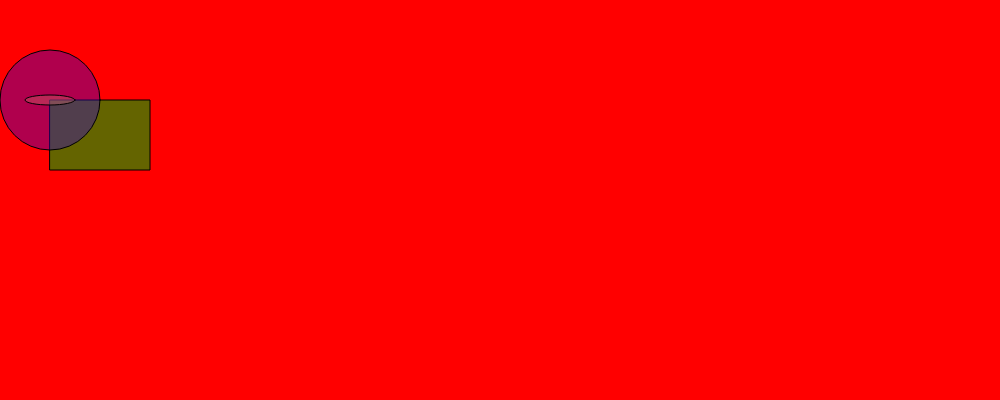
Frame 1 (no input)
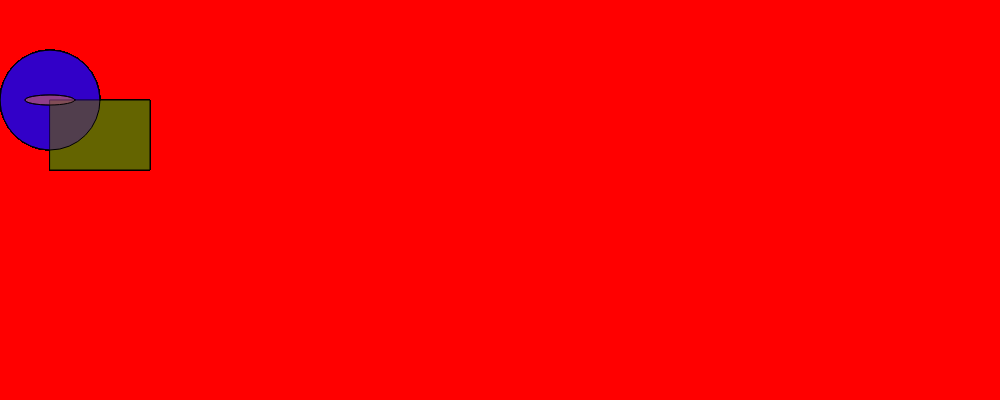
Frame 60 (no input)
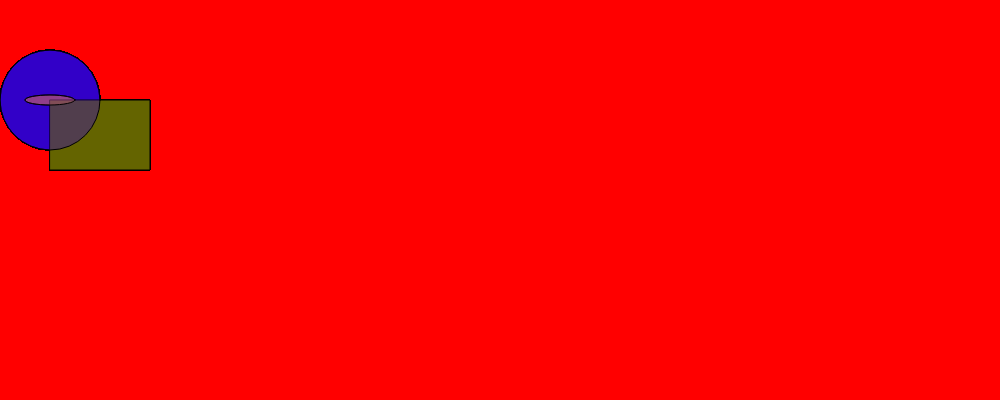
Frame 120 (the mouse pressed at the canvas centre since frame 60)

The p5.js sketch that drew these frames (run headless with seeded random() and noise() and a simulated clock; from frame 60 on, the mouse is pressed at the canvas centre):

// p5.js sketch
// ── sketch.js
function setup() {
  createCanvas(1000, 400);
  background(255, 0, 0);
}

function draw() {
	
	// This is a rectangle
	stroke(0);
	fill(100, 100, 0);
  rect(50, 100, 100, 70);
	
	// This is a traingle
	// noStroke();
	// fill(0, 0, 200, 98);
	// triangle(50, 50, 100, 100, 50, 200);
	
	// this is a circle
	// ellipseMode(CORNER);
	fill(50, 0, 200, 98);
	ellipse(50, 100, 100, 100);
	
	fill(200, 100, 100, 99);
	ellipse(50, 100, 50, 10);
	
}
